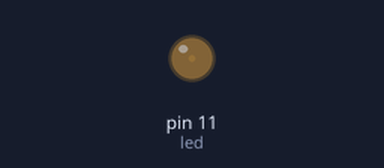
This sketch was run on a simulated Arduino Uno, built with avr-gcc and run on an emulated ATmega328P. On the bench: output pins drawn as LEDs (lit = HIGH).

Above: at 0.05 s.
At 1.15 s:
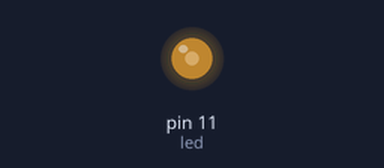
At 2.3 s:
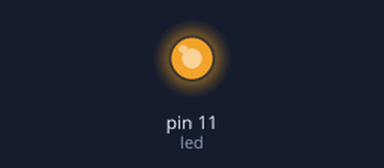
At 4.6 s:
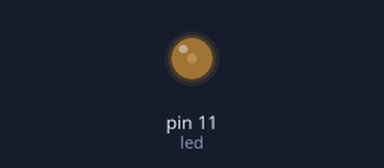
Timing chart, 0 to 6.7 s (numbered marks = the images above):
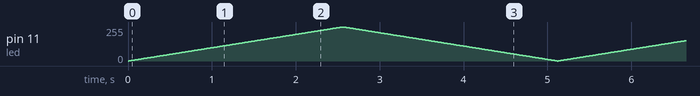

The sketch:

tch_mar23a_copy_20230324015259_copy_2023_copy_20230415003422.ino
```cpp
#define led 11
void setup() {
 Serial.begin(9600);
  pinMode(led,OUTPUT);
}

void loop() {
for(int i=0; i<256; i++){
  analogWrite(led,i);
  delay(10);
}
for(int j=255; j>0; j--){
 analogWrite(led,j);
  delay(10);
}

}
```
